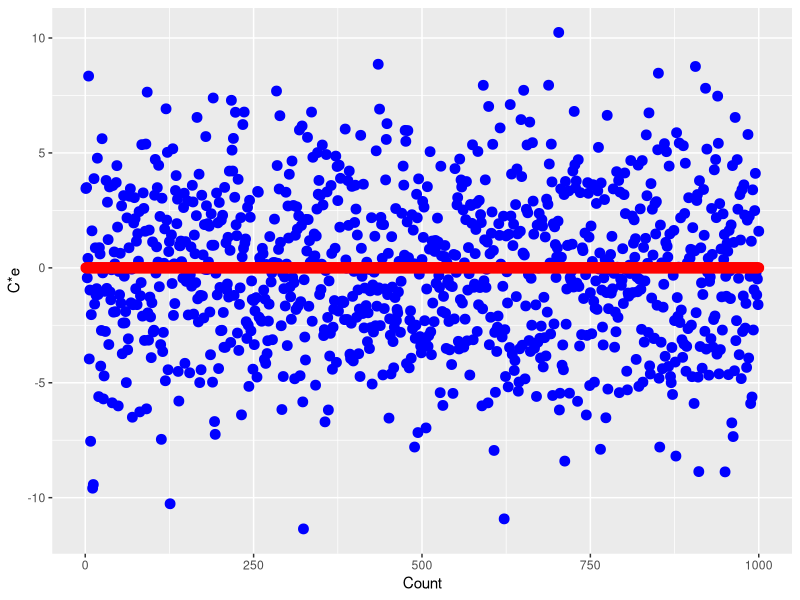
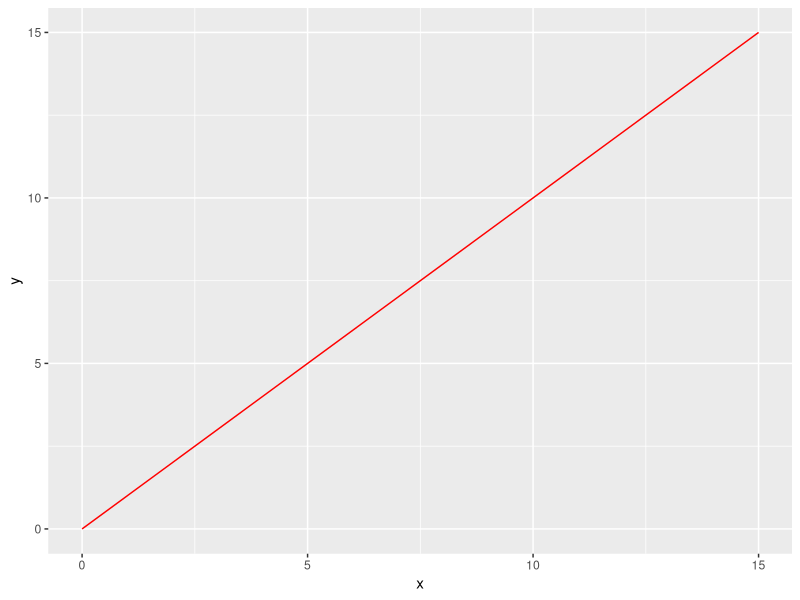
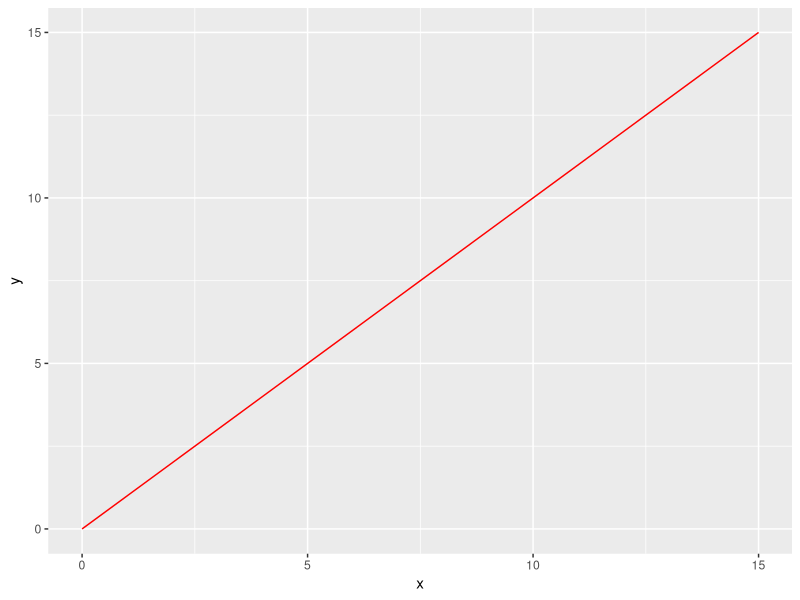

These figures' R source, in order:
## ---- chunk 1
library(ggplot2)
knitr::opts_chunk$set(echo = TRUE)
library(MASS)
## ---- chunk 2
   set.seed(c(123,233))
   rows<-1000
   cols<-2
   x<-rnorm(rows,mean=0,sd=1)
   y<-rnorm(rows,mean=0,sd=1)
   N <- matrix(c(x,y), nrow =rows, ncol = cols)
   L <- matrix(c(1,1,2,1,-1,3), nrow = 2, ncol = 3)
   C <-  N %*% L
## ---- chunk 3
    cov_mat <- cov(C)
    S <- det(cov_mat)
    print(round(S,3))
## ---- chunk 4
  e<- eigen(cov_mat)
## ---- chunk 5
   all(round(C%*%e$vectors[,3],5)==0)
## ---- chunk 6
    ggplot()+
    geom_point(data=data.frame(y=C%*%e$vectors[,1]), aes(x=1:rows,y=y),size=3,color= "blue")+
    geom_point(data=data.frame(y=C%*%e$vectors[,3]), aes(x=1:rows,y=y),size=3,color="red")+
    xlab("Count")+
    ylab("C*e")
## ---- chunk 7
   n<-1000
   set.seed(c(229,129))
   X <- mvrnorm(n,mu=c(0,0),Sigma = matrix(c(12,4,4,5),2,2))
## ---- chunk 8
    cov_mat <- matrix(c(12,4,4,5),2,2)
    mu <- c(0,0)
    V <- sqrt(cov_mat * diag(2))
    V_INV <- solve(V)
    Z<- (X-mu)%*%V_INV
## ---- chunk 9
    n<-500  
    mu <- c(0,0,0)
    Sigma <- matrix(c(10,4,1,4,5,4,1,4,10),3,3)
    set.seed(c(100,110,320))
    X <- mvrnorm(n,mu=mu,Sigma = Sigma)
## ---- chunk 10
    df<-3
    Sigma_inv<-solve(cov(X))
    XS <- sweep(X,2,colMeans(X))
    d = rowSums(XS%*%Sigma_inv*XS)
    testResult<-ks.test(d,"pchisq",df)
## ---- chunk 11
  ggplot()+stat_qq(aes(sample=d),distribution ="qchisq",dparams = 3 )+geom_segment(aes(x=0,y=0,xend=15,yend=15),color="red")
## ---- chunk 12
   Y <- X^3    
   YS <- sweep(Y,2,colMeans(Y))
   Sigma_inv <- solve(cov(Y))
   d = rowSums(YS%*%Sigma_inv*YS)
   testResult<-ks.test(d,"pchisq",df)
## ---- chunk 13
  ggplot()+stat_qq(aes(sample=d),distribution ="qchisq",dparams = 3 )+geom_segment(aes(x=0,y=0,xend=15,yend=15),color="red")
